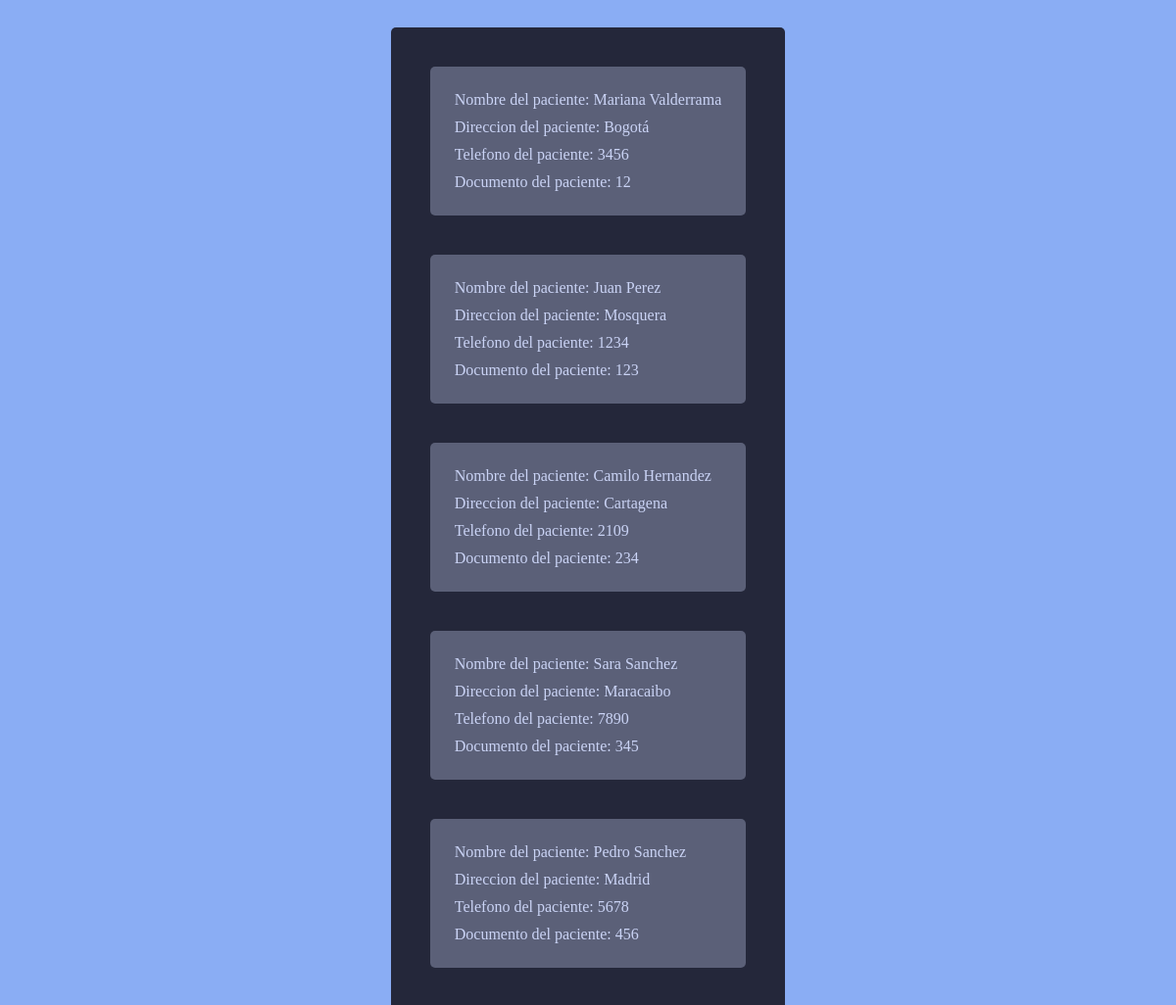
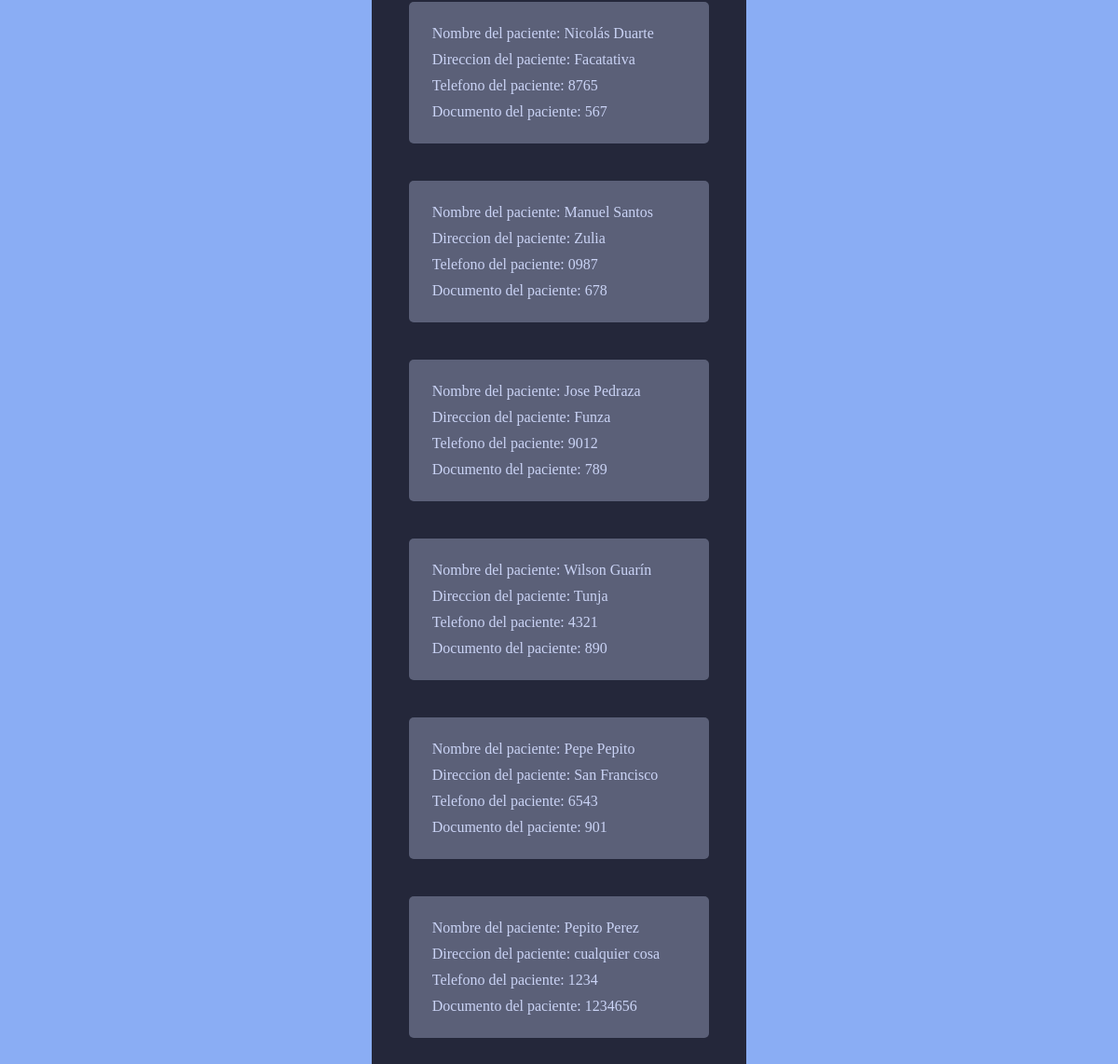
Page /table.php on the committed database (2 pictures, top to bottom).
### tables this page shows
CREATE TABLE `pacientes` (
  `nombre` varchar(255) NOT NULL,
  `apellido` varchar(255) NOT NULL,
  `direccion` varchar(255) NOT NULL,
  `telefono` varchar(255) NOT NULL,
  `documento` int NOT NULL
);

### table.php (the view, shortened to what this page needs)
<!DOCTYPE html>
<html lang="en">
<head>
    <link rel="stylesheet" href="./style.css">
</head>
<body>
    <div class="pacientes">
        <?php
            require_once "config.php";
            $sql = "SELECT * FROM pacientes";
            $result = $conn->query($sql);
            if (mysqli_num_rows($result) > 0) {
                while ($row = mysqli_fetch_assoc($result)) {
                        echo '<div class="paciente">';
                        echo "<p>Nombre del paciente: $row[nombre] $row[apellido] </p>";
                        echo "<p>Direccion del paciente: $row[direccion] </p>";
                        echo "<p>Telefono del paciente: $row[telefono] </p>";
                        echo "<p>Documento del paciente: $row[documento] </p>";
                        echo '</div>';
                    }
                }
        ?>
    </div>
</body>
</html>

### style.css (style rules this page uses)
body { background-color: #8aadf4; color: #24273a; display: flex; flex-direction: column; justify-content: center; align-items: center; }
.pacientes { border-radius: 5px; color: #cad3f5; background-color: #24273a; width: fit-content; padding: 20px; display: flex; flex-direction: column; margin: 20px; }
.paciente { background-color: #5b6078; border-radius: 5px; color: #cad3f5; width: auto; padding: 20px; margin: 20px; display: flex; flex-direction: column; }
.paciente * { margin: 5px; }

### rows in the picture
pacientes: nombre "Mariana", apellido "Valderrama", direccion "Bogotá", telefono "3456", documento "12"
pacientes: nombre "Juan", apellido "Perez", direccion "Mosquera", telefono "1234", documento "123"
pacientes: nombre "Camilo", apellido "Hernandez", direccion "Cartagena", telefono "2109", documento "234"
pacientes: nombre "Sara", apellido "Sanchez", direccion "Maracaibo", telefono "7890", documento "345"
pacientes: nombre "Pedro", apellido "Sanchez", direccion "Madrid", telefono "5678", documento "456"
pacientes: nombre "Nicolás", apellido "Duarte", direccion "Facatativa", telefono "8765", documento "567"
pacientes: nombre "Manuel", apellido "Santos", direccion "Zulia", telefono "0987", documento "678"
pacientes: nombre "Jose", apellido "Pedraza", direccion "Funza", telefono "9012", documento "789"
pacientes: nombre "Wilson", apellido "Guarín", direccion "Tunja", telefono "4321", documento "890"
pacientes: nombre "Pepe", apellido "Pepito", direccion "San Francisco", telefono "6543", documento "901"
pacientes: nombre "Pepito", apellido "Perez", direccion "cualquier cosa", telefono "1234", documento "1234656"
